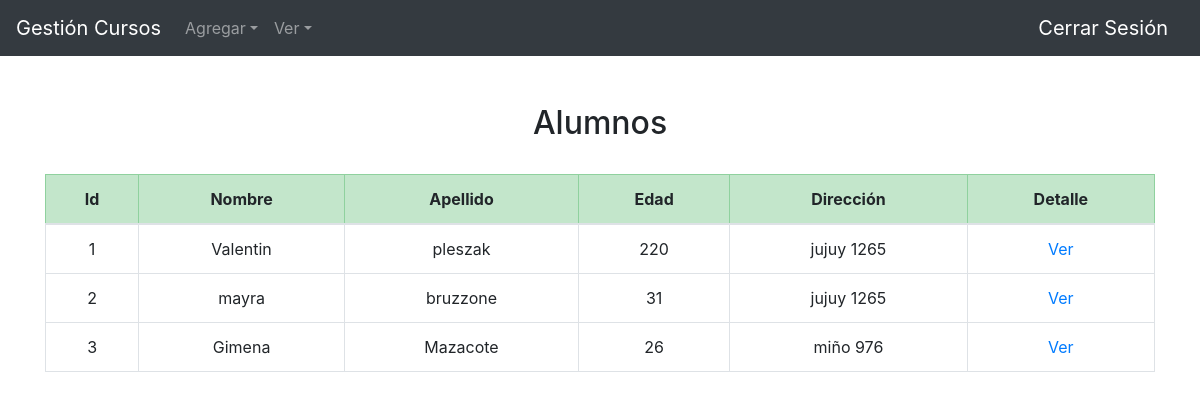
Page /gestion/alumno/ on the committed database.
### gestion/models.py (models this page shows, shortened)
class Alumno(models.Model):
    nombre = models.CharField(max_length=32)
    apellido = models.CharField(max_length=32)
    fecha_nac = models.DateField(auto_now_add=False, auto_now= False)
    edad = models.IntegerField()
    direccion = models.CharField(max_length=64)
    observaciones = models.CharField(max_length=512, blank=True)
    curso = models.ManyToManyField(Curso)

### gestion/views.py (the view)
# urls.py: path('alumno/', views.ver_alumnos, name='ver_alumnos'),
def ver_alumnos(request):
    if len(Alumno.objects.all()) > 0:
        data = Alumno.objects.all()
    else:
        data = None
    return render(request, 'gestion/ver_alumno.html',{
        'data': data,
        })

### gestion/templates/gestion/ver_alumno.html (shortened to what this page needs)
{% extends "gestion/new_layout.html" %}
{% block body %}
<br>
{% if data %}
    <h2><center>Alumnos</center></h2>
    <br>
    <div class="table-responsive">
        <table class="table table-bordered table-hover">
            <thead>
                <tr class="table-success">
                    <th scope="col"><center>Id</center></th>
                    <th scope="col"><center>Nombre</center></th>
                    <th scope="col"><center>Apellido</center></th>
                    <th scope="col"><center>Edad</center></th>
                    <th scope="col"><center>Dirección</center></th>
                    <th scope="col"><center>Detalle</center></th>
                </tr>
            </thead>
            <tbody>
            {% for alumno in data %}
                <tr>
                    <td><center>{{alumno.id}}</center></td>
                    <td><center>{{alumno.nombre}}</center></td>
                    <td><center>{{alumno.apellido}}</center></td>
                    <td><center>{{alumno.edad}}</center></td>
                    <td><center>{{alumno.direccion}}</center></td>
                    <td><center><a href={% url 'gestion:detalle_alumno' alumno.id %}>Ver</a></center></td>
                </tr>
            {% endfor %}
            </tbody>
        </table>
    </div>
{% else %}
    <h2><center>No hay Alumnos</center></h2>
    <br>
{% endif %}
{% endblock %}

### rows in the picture
Alumno: id "1", nombre "Valentin", apellido "pleszak", edad "220", direccion "jujuy 1265"
Alumno: id "2", nombre "mayra", apellido "bruzzone", edad "31", direccion "jujuy 1265"
Alumno: id "3", nombre "Gimena", apellido "Mazacote", edad "26", direccion "miño 976"
